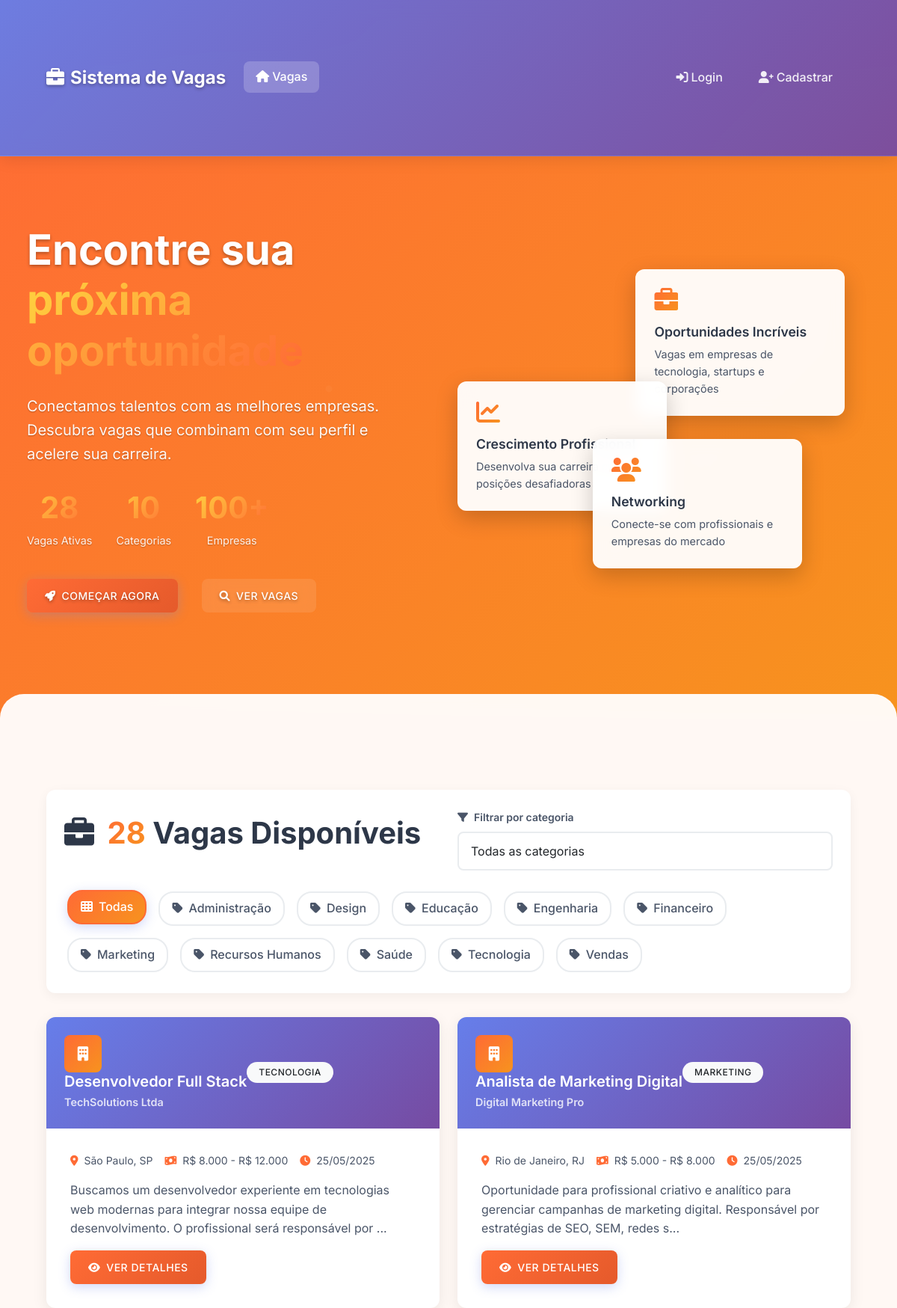
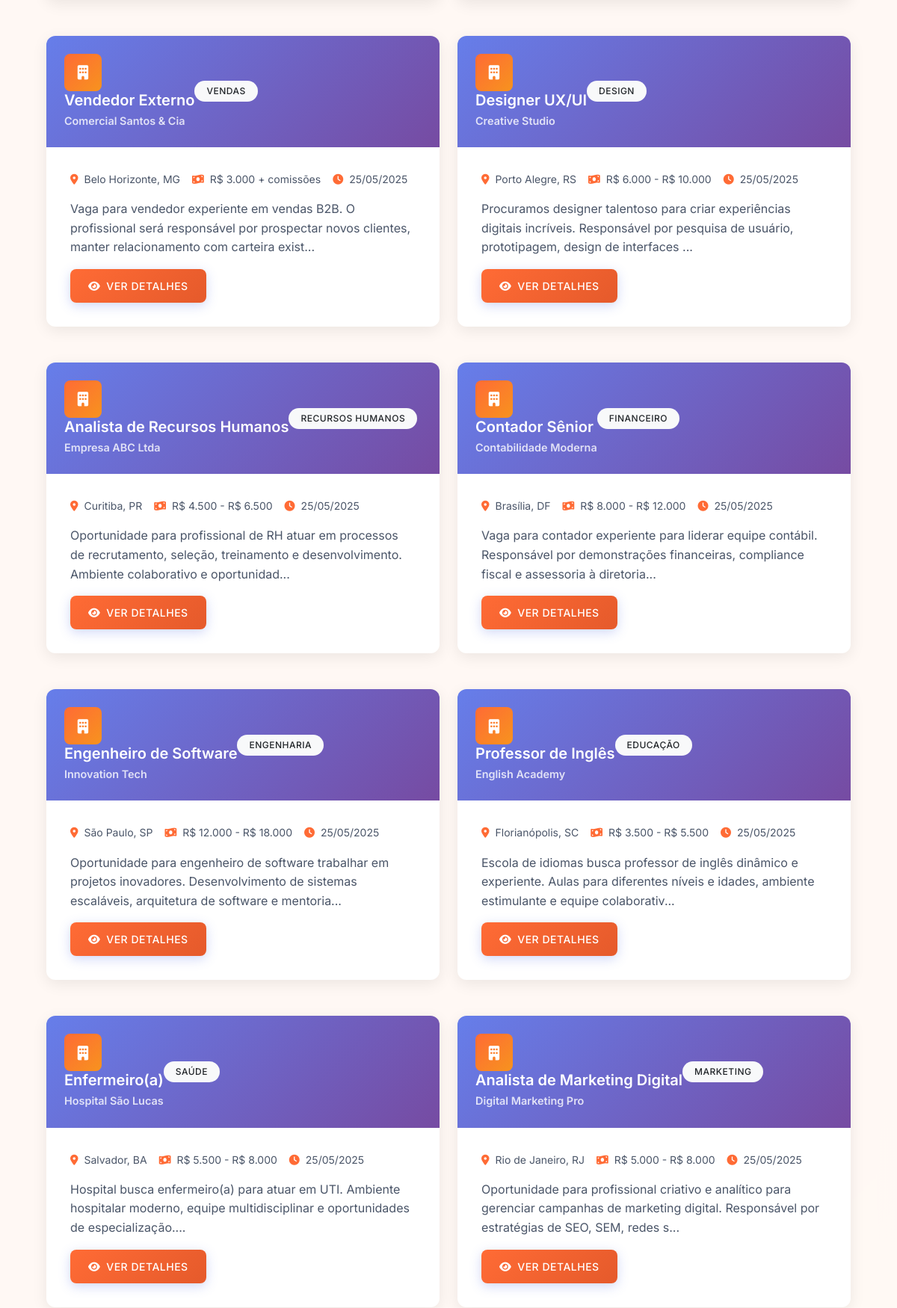
The page / (upper part) on the database its author committed (2 pictures, top to bottom).
### tables this page shows
CREATE TABLE categories (
        id INTEGER PRIMARY KEY AUTOINCREMENT,
        name VARCHAR(100) NOT NULL UNIQUE,
        created_at DATETIME DEFAULT CURRENT_TIMESTAMP
    );

CREATE TABLE job_postings (
        id INTEGER PRIMARY KEY AUTOINCREMENT,
        title VARCHAR(200) NOT NULL,
        description TEXT NOT NULL,
        requirements TEXT NOT NULL,
        company_name VARCHAR(100) NOT NULL,
        location VARCHAR(100) NOT NULL,
        salary_range VARCHAR(100),
        contact_email VARCHAR(100) NOT NULL,
        contact_phone VARCHAR(20),
        company_logo VARCHAR(255),
        category_id INTEGER,
        is_active BOOLEAN DEFAULT 1,
        created_by INTEGER,
        created_at DATETIME DEFAULT CURRENT_TIMESTAMP,
        FOREIGN KEY (category_id) REFERENCES categories(id),
        FOREIGN KEY (created_by) REFERENCES users(id)
    );

### index.php (the view, shortened to what this page needs)
<?php
require_once 'config/database.php';
$isLoggedIn = isset($_SESSION['user_id']);
$stmt = $conn->prepare("SELECT j.*, c.name as category_name
                       FROM job_postings j
                       LEFT JOIN categories c ON j.category_id = c.id
                       WHERE j.is_active = 1
                       ORDER BY j.created_at DESC");
$stmt->execute();
$jobs = $stmt->fetchAll(PDO::FETCH_ASSOC);
$stmt = $conn->prepare("SELECT * FROM categories ORDER BY name");
$stmt->execute();
$categories = $stmt->fetchAll(PDO::FETCH_ASSOC);
?>
<!DOCTYPE html>
<html lang="pt-BR">
<head>
    <link href="https://cdn.jsdelivr.net/npm/bootstrap@5.3.0/dist/css/bootstrap.min.css" rel="stylesheet">
    <link href="https://cdnjs.cloudflare.com/ajax/libs/font-awesome/6.0.0/css/all.min.css" rel="stylesheet">
    <link href="assets/css/style.css" rel="stylesheet">
</head>
<body>
    <nav class="navbar navbar-expand-lg navbar-dark fixed-top">
        <div class="container">
            <a class="navbar-brand" href="index.php">
                <i class="fas fa-briefcase me-2"></i>Sistema de Vagas
            </a>
            <div class="collapse navbar-collapse" id="navbarNav">
                <ul class="navbar-nav me-auto">
                    <li class="nav-item">
                        <a class="nav-link active" href="index.php">
                            <i class="fas fa-home me-1"></i>Vagas
                        </a>
                    </li>
                </ul>
                <ul class="navbar-nav">
                    <?php if ($isLoggedIn): ?>
                        <li class="nav-item">
                            <a class="nav-link" href="profile.php">
                                <i class="fas fa-user me-1"></i>Meu Perfil
                            </a>
                        </li>
                        <li class="nav-item">
                            <a class="nav-link" href="logout.php">
                                <i class="fas fa-sign-out-alt me-1"></i>Sair
                            </a>
                        </li>
                    <?php else: ?>
                        <li class="nav-item">
                            <a class="nav-link" href="login.php">
                                <i class="fas fa-sign-in-alt me-1"></i>Login
                            </a>
                        </li>
                        <li class="nav-item">
                            <a class="nav-link" href="register.php">
                                <i class="fas fa-user-plus me-1"></i>Cadastrar
                            </a>
                        </li>
                    <?php endif; ?>
                </ul>
            </div>
        </div>
    </nav>
    <div class="hero-section">
        <div class="container-fluid">
            <div class="row align-items-center min-vh-100">
                <div class="col-lg-6">
                    <div class="hero-content fade-in-up px-4">
                        <h1 class="hero-title">
                            Encontre sua <span class="text-gradient">próxima oportunidade</span>
                        </h1>
                        <p class="hero-subtitle">
                            Conectamos talentos com as melhores empresas. Descubra vagas que combinam com seu perfil e acelere sua carreira.
                        </p>
                        <div class="hero-stats">
                            <div class="stat-item">
                                <h3><?php echo count($jobs); ?></h3>
                                <p>Vagas Ativas</p>
                            </div>
                            <div class="stat-item">
                                <h3><?php echo count($categories); ?></h3>
                                <p>Categorias</p>
                            </div>
                            <div class="stat-item">
                                <h3>100+</h3>
                                <p>Empresas</p>
                            </div>
                        </div>
                        <?php if (!$isLoggedIn): ?>
                        <div class="hero-actions">
                            <a href="register.php" class="btn btn-primary btn-lg me-3">
                                <i class="fas fa-rocket me-2"></i>Começar Agora
                            </a>
                            <a href="#vagas" class="btn btn-outline-light btn-lg">
                                <i class="fas fa-search me-2"></i>Ver Vagas
                            </a>
                        </div>
                        <?php endif; ?>
                    </div>
                </div>
                <div class="col-lg-6">
                    <div class="hero-image fade-in-up px-4">
                        <div class="floating-card">
                            <i class="fas fa-briefcase"></i>
                            <h4>Oportunidades Incríveis</h4>
                            <p>Vagas em empresas de tecnologia, startups e corporações</p>
                        </div>
                        <div class="floating-card delay-1">
                            <i class="fas fa-chart-line"></i>
                            <h4>Crescimento Profissional</h4>
                            <p>Desenvolva sua carreira com posições desafiadoras</p>
                        </div>
                        <div class="floating-card delay-2">
                            <i class="fas fa-users"></i>
                            <h4>Networking</h4>
                            <p>Conecte-se com profissionais e empresas do mercado</p>
                        </div>
                    </div>
                </div>
            </div>
        </div>
    </div>
    <section id="vagas" class="jobs-section">
        <div class="container">
            <div class="category-filter fade-in-up">
                <div class="row align-items-center">
                    <div class="col-md-6">
                        <h2 class="section-title">
                            <i class="fas fa-briefcase me-2"></i>
                            <span id="jobsTitle">Vagas Disponíveis</span>
                        </h2>
                    </div>
                    <div class="col-md-6">
                        <div class="filter-container">
                            <label for="categoryFilter" class="form-label">
                                <i class="fas fa-filter me-2"></i>Filtrar por categoria
                            </label>
                            <select class="form-select" id="categoryFilter">
                                <option value="">Todas as categorias</option>
                            </select>
                        </div>
                    </div>
                </div>
                <div class="category-pills mt-4">
                    <button class="category-btn active" data-category="">
                        <i class="fas fa-th me-2"></i>Todas
                    </button>
                    <?php foreach ($categories as $category): ?>
                        <button class="category-btn" data-category="<?php echo $category['id']; ?>">
                            <i class="fas fa-tag me-2"></i><?php echo htmlspecialchars($category['name']); ?>
                        </button>
                    <?php endforeach; ?>
                </div>
            </div>
            <div class="row" id="jobsList">
                <?php foreach ($jobs as $index => $job): ?>
                    <div class="col-lg-6 mb-4 fade-in-up job-item"
                         data-category-id="<?php echo $job['category_id']; ?>"
                         data-category-name="<?php echo htmlspecialchars($job['category_name']); ?>"
                         style="animation-delay: <?php echo ($index * 0.1); ?>s">
                        <div class="job-card">
                            <div class="card-header d-flex align-items-center">
                                <div class="company-info">
                                    <?php if ($job['company_logo']): ?>
                                        <img src="<?php echo htmlspecialchars($job['company_logo']); ?>"
                                             class="company-logo me-3" alt="Logo da empresa">
                                    <?php else: ?>
                                        <div class="company-logo-placeholder me-3">
                                            <i class="fas fa-building"></i>
                                        </div>
                                    <?php endif; ?>
                                    <div>
                                        <h5 class="job-title mb-1"><?php echo htmlspecialchars($job['title']); ?></h5>
                                        <p class="company-name mb-0"><?php echo htmlspecialchars($job['company_name']); ?></p>
                                    </div>
                                </div>
                                <div class="job-badge">
                                    <span class="badge bg-light text-dark">
                                        <?php echo htmlspecialchars($job['category_name']); ?>
                                    </span>
                                </div>
                            </div>
                            <div class="card-body">
                                <div class="job-meta mb-3">
                                    <span class="meta-item">
                                        <i class="fas fa-map-marker-alt"></i>
                                        <?php echo htmlspecialchars($job['location']); ?>
                                    </span>
                                    <?php if ($job['salary_range']): ?>
                                    <span class="meta-item">
                                        <i class="fas fa-money-bill-wave"></i>
                                        <?php echo htmlspecialchars($job['salary_range']); ?>
                                    </span>
                                    <?php endif; ?>
                                    <span class="meta-item">
                                        <i class="fas fa-clock"></i>
                                        <?php echo date('d/m/Y', strtotime($job['created_at'])); ?>
                                    </span>
                                </div>
                                <p class="job-description">
                                    <?php echo nl2br(htmlspecialchars(substr($job['description'], 0, 150))); ?>...
                                </p>
                                <div class="job-actions">
                                    <a href="job_details.php?id=<?php echo $job['id']; ?>"
                                       class="btn btn-primary">
                                        <i class="fas fa-eye me-2"></i>Ver Detalhes
                                    </a>
                                </div>
                            </div>
                        </div>
                    </div>
                <?php endforeach; ?>
            </div>
        </div>
    </section>
</body>
</html>

### rows shown on the page
categories: name "Administração"
categories: name "Design"
categories: name "Educação"
categories: name "Engenharia"
categories: name "Financeiro"
categories: name "Marketing"
categories: name "Recursos Humanos"
categories: name "Saúde"
categories: name "Tecnologia"
categories: name "Vendas"
job_postings: title "Desenvolvedor Full Stack", company_name "TechSolutions Ltda", category.name "TECNOLOGIA", location "São Paulo, SP", salary_range "R$ 8.000 - R$ 12.000", created_at "25/05/2025", description "Buscamos um desenvolvedor experiente em tecnologias web modernas para integrar nossa equipe de desenvolvimento. O profissional será responsável por"
job_postings: title "Analista de Marketing Digital", company_name "Digital Marketing Pro", category.name "MARKETING", location "Rio de Janeiro, RJ", salary_range "R$ 5.000 - R$ 8.000", created_at "25/05/2025", description "Oportunidade para profissional criativo e analítico para gerenciar campanhas de marketing digital. Responsável por estratégias de SEO, SEM, redes s"
job_postings: title "Vendedor Externo", company_name "Comercial Santos & Cia", category.name "VENDAS", location "Belo Horizonte, MG", salary_range "R$ 3.000 + comissões", created_at "25/05/2025", description "Vaga para vendedor experiente em vendas B2B. O profissional será responsável por prospectar novos clientes, manter relacionamento com carteira exist"
job_postings: title "Designer UX/UI", company_name "Creative Studio", category.name "DESIGN", location "Porto Alegre, RS", salary_range "R$ 6.000 - R$ 10.000", created_at "25/05/2025", description "Procuramos designer talentoso para criar experiências digitais incríveis. Responsável por pesquisa de usuário, prototipagem, design de interfaces"
job_postings: title "Analista de Recursos Humanos", company_name "Empresa ABC Ltda", category.name "RECURSOS HUMANOS", location "Curitiba, PR", salary_range "R$ 4.500 - R$ 6.500", created_at "25/05/2025", description "Oportunidade para profissional de RH atuar em processos de recrutamento, seleção, treinamento e desenvolvimento. Ambiente colaborativo e oportunidad"
job_postings: title "Contador Sênior", company_name "Contabilidade Moderna", category.name "FINANCEIRO", location "Brasília, DF", salary_range "R$ 8.000 - R$ 12.000", created_at "25/05/2025", description "Vaga para contador experiente para liderar equipe contábil. Responsável por demonstrações financeiras, compliance fiscal e assessoria à diretoria"
job_postings: title "Engenheiro de Software", company_name "Innovation Tech", category.name "ENGENHARIA", location "São Paulo, SP", salary_range "R$ 12.000 - R$ 18.000", created_at "25/05/2025", description "Oportunidade para engenheiro de software trabalhar em projetos inovadores. Desenvolvimento de sistemas escaláveis, arquitetura de software e mentoria"
job_postings: title "Professor de Inglês", company_name "English Academy", category.name "EDUCAÇÃO", location "Florianópolis, SC", salary_range "R$ 3.500 - R$ 5.500", created_at "25/05/2025", description "Escola de idiomas busca professor de inglês dinâmico e experiente. Aulas para diferentes níveis e idades, ambiente estimulante e equipe colaborativ"
job_postings: title "Enfermeiro(a)", company_name "Hospital São Lucas", category.name "SAÚDE", location "Salvador, BA", salary_range "R$ 5.500 - R$ 8.000", created_at "25/05/2025", description "Hospital busca enfermeiro(a) para atuar em UTI. Ambiente hospitalar moderno, equipe multidisciplinar e oportunidades de especialização."
job_postings: title "Analista de Marketing Digital", company_name "Digital Marketing Pro", category.name "MARKETING", location "Rio de Janeiro, RJ", salary_range "R$ 5.000 - R$ 8.000", created_at "25/05/2025", description "Oportunidade para profissional criativo e analítico para gerenciar campanhas de marketing digital. Responsável por estratégias de SEO, SEM, redes s"

### other values the page prints
count($jobs) "28"
count($categories) "10"
